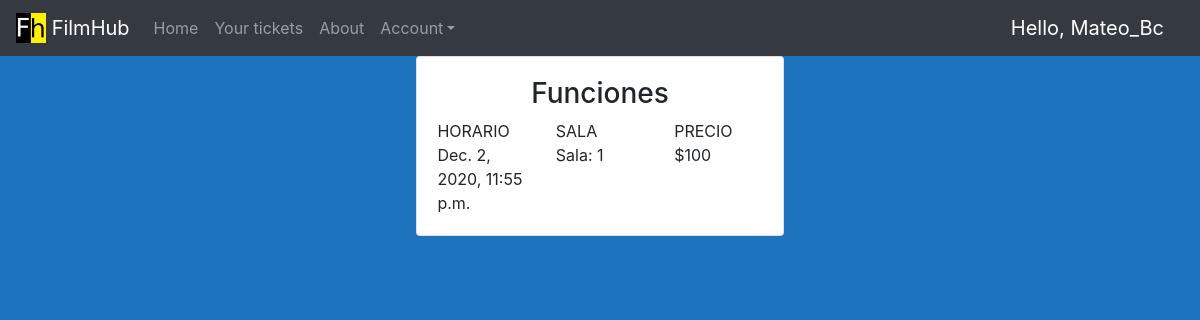
/client/buyticket/1 (signed in), run on the app's committed database.
### FilmHub/models.py (models this page shows, shortened)
class Funcion(models.Model):
    id = models.AutoField(primary_key=True)
    horario = models.DateTimeField(null=True)
    sala = models.ForeignKey(Sala, on_delete=models.CASCADE, null=True)
    pelicula = models.ForeignKey(Pelicula, on_delete=models.CASCADE, null=True)

class Sala(models.Model):
    id = models.AutoField(primary_key=True)
    numero = models.IntegerField(default=0, blank=True, null=True)
    def __str__(self):
        return "Sala: " + str(self.numero)

class Pelicula(models.Model):
    id = models.AutoField(primary_key=True)
    nombre = models.CharField(max_length=25)
    descripcion = models.CharField(max_length=100)
    portada = models.ImageField(default='default.jpg', upload_to='portadas')
    duracion = models.TimeField(null=True)
    precio_base = models.IntegerField(default=0, blank=True, null=True)

### FilmHub/views.py (the view)
# urls.py: path('client/buyticket/<int:funcion>', views.BuyTicketView, name="buy_ticket"),
@login_required(login_url='loginView')
def BuyTicketView(request,funcion):
    funcion = Funcion.objects.get(pk=funcion)
    now = datetime.datetime.now()
    context= {
    'funcion':funcion}
    return render(request, 'FilmHub/buy_ticket.html', context)

### FilmHub/templates/FilmHub/buy_ticket.html
{% extends 'FilmHub/main.html' %}
{% load static %}
{% block content %}
<div class="container h-100">
    <div class="row justify-content-around">
        <div class="col-sm-auto">
            <div class="card card-body">
                <div class="row justify-content-center">
                    <h3>Funciones</h3>
                </div>
                <div class="row justify-content-center">
                    <div class="col-md">
                        HORARIO
                    </div>
                    <div class="col-md">
                        SALA
                    </div>
                    <div class="col-md">
                        PRECIO
                    </div>
                </div>
                    <div class="row justify-content-center">
                        <div class="col-md">
                            {{funcion.horario}}
                        </div>
                        <div class="col-md">
                            {{funcion.sala}}
                        </div>
                        <div class="col-md">
                            ${{funcion.pelicula.precio_base}}
                        </div>
                    </div>
            </div>
        </div>
    </div>
</div>
{% endblock %}

### FilmHub/templates/FilmHub/navbar.html (shortened to what this page needs)
{% load static %}
{% url 'homeView' as home_url %}
{% url 'aboutView' as about_url %}
{% url 'my_tickets' as tickets_url %}
<nav class="navbar sticky-top navbar-expand-sm navbar-dark bg-dark">
    <a class="navbar-brand" href="{% url 'homeView' %}">
        <img src="{% static '/img/FilmHub.png' %}" width="30" height="30" class="d-inline-block align-top" alt="logo" loading="lazy">
        FilmHub
    </a>
    <div class="collapse navbar-collapse" id="collapsibleNavId">
        <ul class="navbar-nav mr-auto mt-2 mt-lg-0">
            <li class="nav-item{% if request.path == home_url %} active{%elif  request.path == home_client_url %} active {%endif%}">
                <a class="nav-link" href="{{home_url}}">Home <span class="sr-only">(current)</span></a>
            </li>
            {% if request.user.is_authenticated  %}
            <li class="nav-item {% if request.path == groups_url %} active {%endif%}">
                <a class="nav-link" href="{{tickets_url}}">Your tickets</a>
            </li>
            {% endif %}
            <li class="nav-item {% if request.path == about_url %} active {%endif%}">
                <a class="nav-link" href="{{about_url}}">About</a>
            </li>
            <li class="nav-item dropdown">
                <a class="nav-link dropdown-toggle" href="#" id="dropdownId" data-toggle="dropdown" aria-haspopup="true"
                    aria-expanded="false">Account</a>
            </li>
        </ul>
        {% if request.user.is_authenticated %}
        <span style="color:white;" class="hello-msg">Hello, {{request.user}} </span>
        {% endif %}
    </div>
</nav>

### static/css/main.css (style rules this page uses)
body, html { margin: 0; padding: 0; height: 100%; background: #1e73be !important; }
.hello-msg { font-size: 20px; color: #000000; margin-right: 20px; }

### data on the page
Funcion: horario "Dec. 2, 2020, 11:55 p.m.", sala "Sala: 1", pelicula.precio_base "100"

### other printed values
{{ request.user }} "Mateo_Bc"
